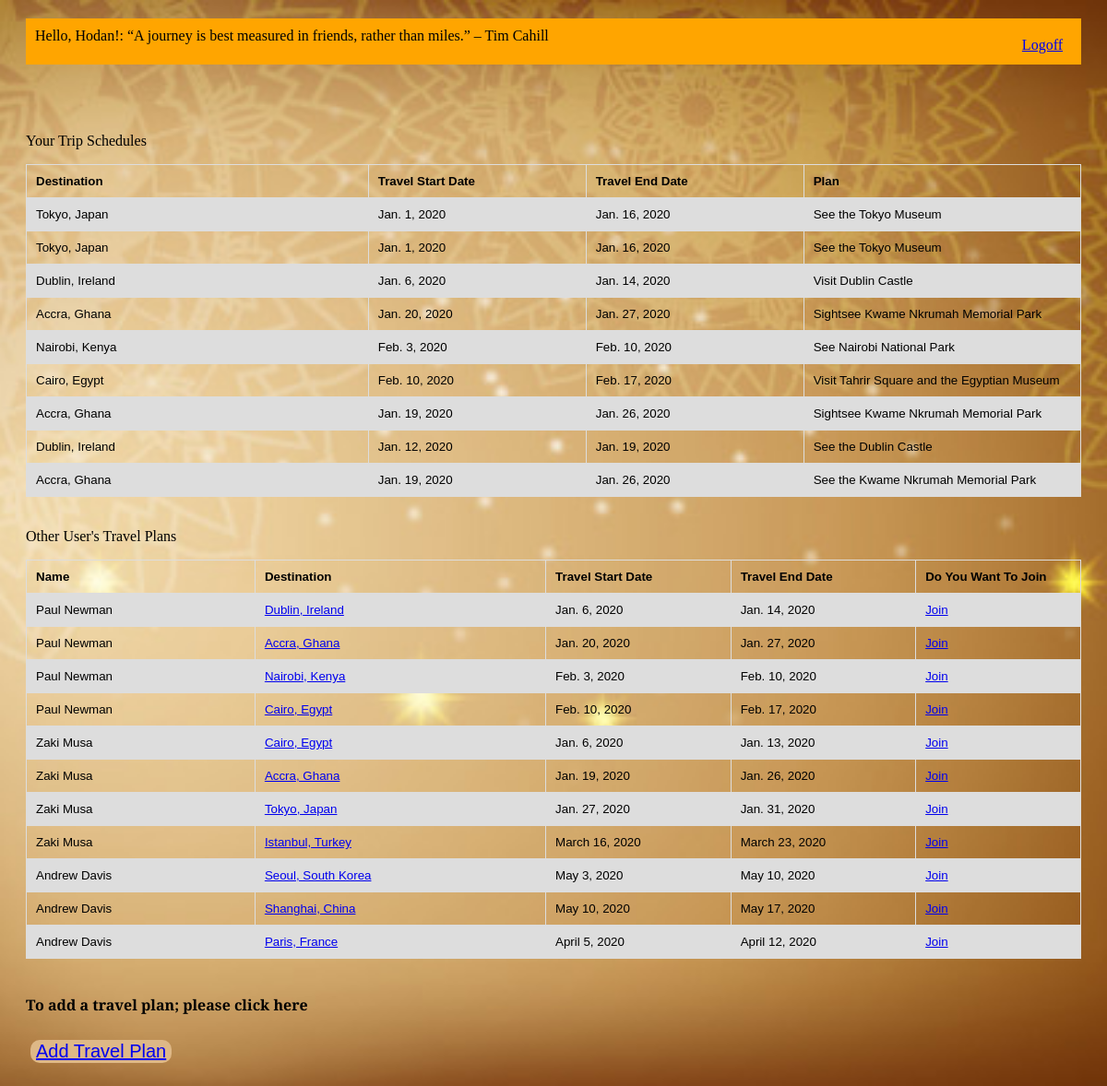
/travels (signed in), run on the app's committed database.
### travelBuddyApp/models.py (models this page shows)
class User(models.Model):
	firstName = models.CharField(max_length=255)
	lastName =  models.CharField(max_length=255)
	email = models.CharField(max_length=255)
	password = models.CharField(max_length=255)
	created_at = models.DateTimeField(auto_now_add=True)
	updated_at = models.DateTimeField(auto_now=True)
	objects = UserManager()

class Travel(models.Model):
	dest = models.CharField(max_length=255)
	plan = models.CharField(max_length=255)
	planner = models.ForeignKey(User, related_name = "trips_created", on_delete = models.CASCADE)
	isJoined = models.BooleanField(default = False)
	travelStartDate = models.DateField(null = True)
	travelEndDate = models.DateField(null = True)
	join = models.ManyToManyField(User, related_name = "trips_joined")
	created_at = models.DateTimeField(auto_now_add=True)
	updated_at = models.DateTimeField(auto_now=True)
	objects = TravelManager()

### travelBuddyApp/views.py (the view)
# urls.py: path('travels', views.travels),
def travels(request):
	loggedUser = User.objects.get(id=request.session['loggedInID'])
	context = {
		"loggedInUser" : loggedUser,
		"myPlannedTrips" : Travel.objects.filter(Q(planner = loggedUser) | Q (join = loggedUser)),
		"allUsersTravelPlans" : Travel.objects.exclude(planner=loggedUser)
		}
	return render (request, "travels.html", context)

### travelBuddyApp/templates/travels.html (shortened to what this page needs)
<!DOCTYPE html>
<html lang="en">
<head>
		{% load static %}
	<link rel="stylesheet" href="{% static 'style.css' %}">
</head>
<body class="body2">
	<div class="container2">
		<div class="header">
			<ul>
				<li class="logout"><a href="/logout">Logoff</a></li>
				<li>Hello, {{loggedInUser.firstName}}!: “A journey is best measured in friends, rather than miles.” – Tim Cahill</li>
			</ul>
		</div>
		<br>
		<p>Your Trip Schedules</p>
	 <table>
			<tr>
				<th>Destination</th>
				<th>Travel Start Date</th>
				<th>Travel End Date</th>
				<th>Plan</th>
			</tr>
		{% for travel in myPlannedTrips %}
			<tr>
				<td>{{travel.dest}}</td>
				<td>{{travel.travelStartDate}}</td>
				<td>{{travel.travelEndDate}}</td>
				<td>{{travel.plan}}</td>
			</tr>
		{% endfor %}
	</table>
<br>
	<p>Other User's Travel Plans</p>
	<table>
			<tr>
				<th>Name</th>
				<th>Destination</th>
		 		<th>Travel Start Date</th>
		 		<th>Travel End Date</th>
		 		<th>Do You Want To Join</th>
			</tr>
		    {% for travel in allUsersTravelPlans %}
	 		<tr>
				<td>{{travel.planner.firstName}} {{travel.planner.lastName}}</td>
				<td><a href="/trips/{{travel.id}}">{{travel.dest}}</a></td>
				<td>{{travel.travelStartDate}}</td>
				<td>{{travel.travelEndDate}}</td>
				<td><a href="/jointravel/{{travel.id}}">Join</a></td>
			 </tr>
			{% endfor %}
 </table>
<br>
<h4>To add a travel plan; please click here</h4>
		<button class="button3"><a href="/travels/add">Add Travel Plan</a></button>
	</div>
</body>
</html>

### travelBuddyApp/static/style.css (style rules this page uses)
.body2 { font-family: 'Crimson Text', serif; background-image: url("mandalaPatterns.jpg"); background-position: center; background-repeat: no-repeat; background-size: cover; }
* { box-sizing: border-box; }
.header { width: auto; height: 50px; padding: 10px; background-color:orange; }
li { list-style-type: none; }
ul { margin: 0; padding: 0; overflow: hidden; }
.logout,.dash { float: right; }
table { font-family: arial, sans-serif; border-collapse: collapse; width: 100%; }
td, th { border: 1px solid #dddddd; text-align: left; padding: 8px; }
tr:nth-child(even) { background-color: #dddddd; }
.container2 { width: auto; height: 100%; padding: 10px; margin: 10px; }
.header { width: auto; padding: 10px; margin-bottom: 40px; color:black; }
.logout,.dash { float: right; margin: 10px }
td { border: 1px solid #dddddd; text-align: left; padding: 10px; font-size: smaller; }
th { border: 1px solid #dddddd; text-align: left; padding: 10px; font-size: smaller; width:50px; }
.button3 { background-color: burlywood; border: none; color: white; text-align: center; text-decoration: none; display: inline-block; font-size: 20px; border-radius: 10px; margin: 5px; }

### data on the page
User: firstName "Hodan"
Travel: dest "Tokyo, Japan", travelStartDate "Jan. 1, 2020", travelEndDate "Jan. 16, 2020", plan "See the Tokyo Museum"
Travel: dest "Dublin, Ireland", travelStartDate "Jan. 6, 2020", travelEndDate "Jan. 14, 2020", plan "Visit Dublin Castle", planner.firstName "Paul", planner.lastName "Newman"
Travel: dest "Accra, Ghana", travelStartDate "Jan. 20, 2020", travelEndDate "Jan. 27, 2020", plan "Sightsee Kwame Nkrumah Memorial Park", planner.firstName "Paul", planner.lastName "Newman"
Travel: dest "Nairobi, Kenya", travelStartDate "Feb. 3, 2020", travelEndDate "Feb. 10, 2020", plan "See Nairobi National Park", planner.firstName "Paul", planner.lastName "Newman"
Travel: dest "Cairo, Egypt", travelStartDate "Feb. 10, 2020", travelEndDate "Feb. 17, 2020", plan "Visit Tahrir Square and the Egyptian Museum", planner.firstName "Paul", planner.lastName "Newman"
Travel: dest "Accra, Ghana", travelStartDate "Jan. 19, 2020", travelEndDate "Jan. 26, 2020", plan "Sightsee Kwame Nkrumah Memorial Park", planner.firstName "Zaki", planner.lastName "Musa"
Travel: dest "Dublin, Ireland", travelStartDate "Jan. 12, 2020", travelEndDate "Jan. 19, 2020", plan "See the Dublin Castle"
Travel: dest "Accra, Ghana", travelStartDate "Jan. 19, 2020", travelEndDate "Jan. 26, 2020", plan "See the Kwame Nkrumah Memorial Park"
Travel: planner.firstName "Zaki", planner.lastName "Musa", dest "Cairo, Egypt", travelStartDate "Jan. 6, 2020", travelEndDate "Jan. 13, 2020"
Travel: planner.firstName "Zaki", planner.lastName "Musa", dest "Tokyo, Japan", travelStartDate "Jan. 27, 2020", travelEndDate "Jan. 31, 2020"
Travel: planner.firstName "Zaki", planner.lastName "Musa", dest "Istanbul, Turkey", travelStartDate "March 16, 2020", travelEndDate "March 23, 2020"
Travel: planner.firstName "Andrew", planner.lastName "Davis", dest "Seoul, South Korea", travelStartDate "May 3, 2020", travelEndDate "May 10, 2020"
Travel: planner.firstName "Andrew", planner.lastName "Davis", dest "Shanghai, China", travelStartDate "May 10, 2020", travelEndDate "May 17, 2020"
Travel: planner.firstName "Andrew", planner.lastName "Davis", dest "Paris, France", travelStartDate "April 5, 2020", travelEndDate "April 12, 2020"
